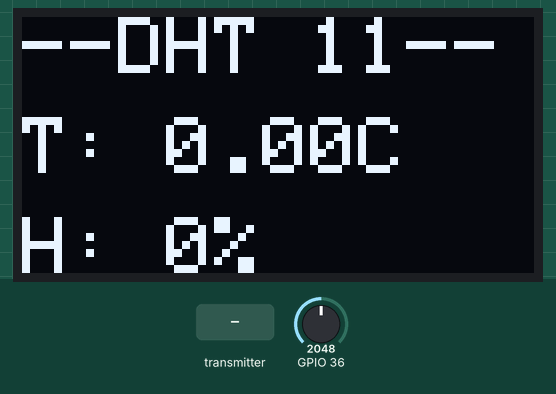
Recording of a sketch running on a simulated ESP32. Shown: 128×64 one-colour display. The inputs (shaded band) are chosen by the test bench; at power-on: GPIO 36 = 2048. What the sketch prints to the serial monitor is not drawn.

Above: at 1.2 s.
1.3 s: the transmitter starts sending temp = 25
At 2.5 s:
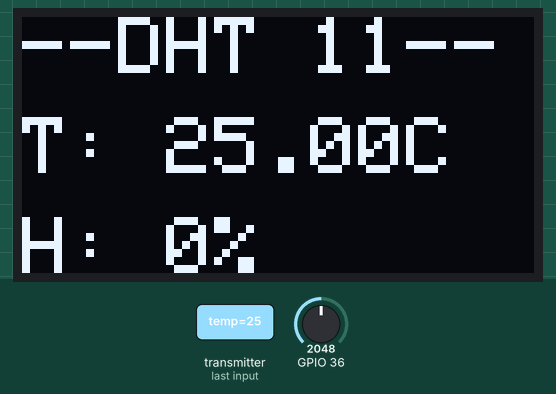
2.8 s: the transmitter starts sending humidity = 25
At 4.0 s:
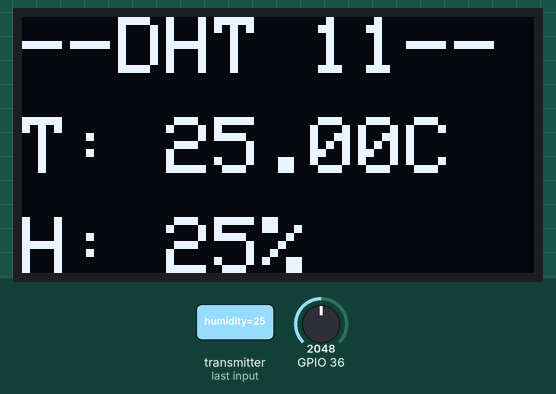
4.3 s: the transmitter starts sending temp = 0
At 5.1 s:
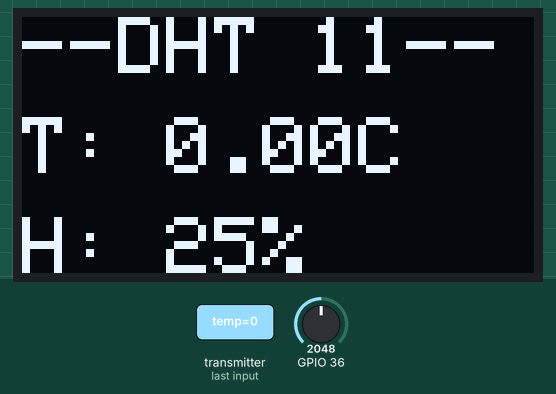
5.8 s: the transmitter starts sending humidity = 50
At 7.1 s:
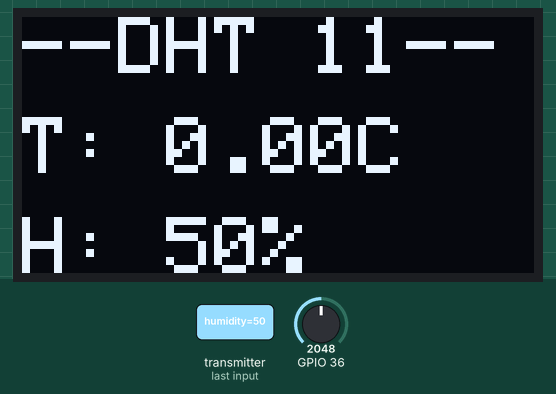
Timing chart, 0 to 8.3 s (numbered marks = the images above; inputs shaded):
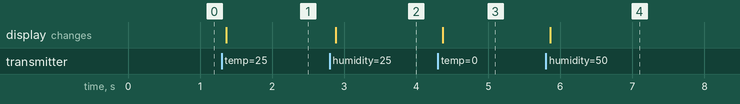

Measured:
- after the input at 1.3 s, the display: changes after 0.06 s (image 1)
- after the input at 2.8 s, the display: changes after 0.08 s (image 2)
- after the input at 4.3 s, the display: changes after 0.07 s (image 3)
- after the input at 5.8 s, the display: changes after 0.06 s (image 4)

The sketch:

Transceiver_1.ino
```cpp
//Transceiver 1 Sketch:
//--------------------------------------------
//ESP32 Tranceiver 1 via ESP-NOW Protocol
//Transmit Pot Value - Receive Temp & Humidity
//--------------------------------------------
#include <esp_now.h>
#include <WiFi.h>
#include <Wire.h>
#include <Adafruit_GFX.h>
#include <Adafruit_SSD1306.h>
//------------------------------------------------------------
Adafruit_SSD1306 display(128, 64, &Wire, -1);

//------------------------------------------------------------
uint8_t RxMACaddress[] = {0x7C, 0x9E, 0xBD, 0xF5, 0xBE, 0x30};
//------------------------------------------------------------
typedef struct TxStruct
{
  int potVal;
}TxStruct;
TxStruct sentData;
//------------------------------------------------------------
typedef struct RxStruct
{
  float temp; int humidity;
}RxStruct;
RxStruct receivedData;
//------------------------------------------------------------
void OnDataSent(const uint8_t *mac_addr, esp_now_send_status_t status)
{
  Serial.print("\r\nLast Packet Send Status:\t");
  Serial.println(status == ESP_NOW_SEND_SUCCESS ? "Delivery Success" : "Delivery Fail");
}
//------------------------------------------------------------
void OnDataRecv(const uint8_t * mac, const uint8_t *incomingData, int len)
{
  memcpy(&receivedData, incomingData, sizeof(receivedData));

}
//======================================================================================
void setup()
{
  Serial.begin(115200);

  if (!display.begin(SSD1306_SWITCHCAPVCC, 0x3C))
  {
    Serial.println(F("SSD1306 allocation failed"));
    for (;;); // Don't proceed, loop forever
  }
  display.clearDisplay();
  //----------------------------------------------------------
  WiFi.mode(WIFI_STA);
  //----------------------------------------------------------
  if (esp_now_init() != ESP_OK)
  {
    Serial.println("Error initializing ESP-NOW");
    return;
  }
  //----------------------------------------------------------
  esp_now_register_send_cb(OnDataSent);
  //----------------------------------------------------------
  esp_now_peer_info_t peerInfo;
  memcpy(peerInfo.peer_addr, RxMACaddress, 6);
  peerInfo.channel = 0;
  peerInfo.encrypt = false;
  //----------------------------------------------------------
  if(esp_now_add_peer(&peerInfo) != ESP_OK)
  {
    Serial.println("Failed to add peer");
    return;
  }
  //----------------------------------------------------------
  esp_now_register_recv_cb(OnDataRecv);
}
//======================================================================================
void loop()
{
  sentData.potVal = analogRead(A0);

  //----------------------------------------------------------
  esp_err_t result = esp_now_send(RxMACaddress, (uint8_t *) &sentData, sizeof(sentData));
  //----------------------------------------------------------
  if (result == ESP_OK) Serial.println("Sent with success");
  else Serial.println("Error sending the data");
  //----------------------------------------------------------
  display.setTextColor(WHITE); display.clearDisplay();
  display.setTextSize(2); display.setCursor(0,0); display.print("--DHT 11--");
  display.setCursor(0,25); display.print("T: ");
  display.print(receivedData.temp); display.print("C");
  display.setCursor(0,50); display.print("H: ");
  display.print(receivedData.humidity); display.print("%");
  display.display();
}
```
